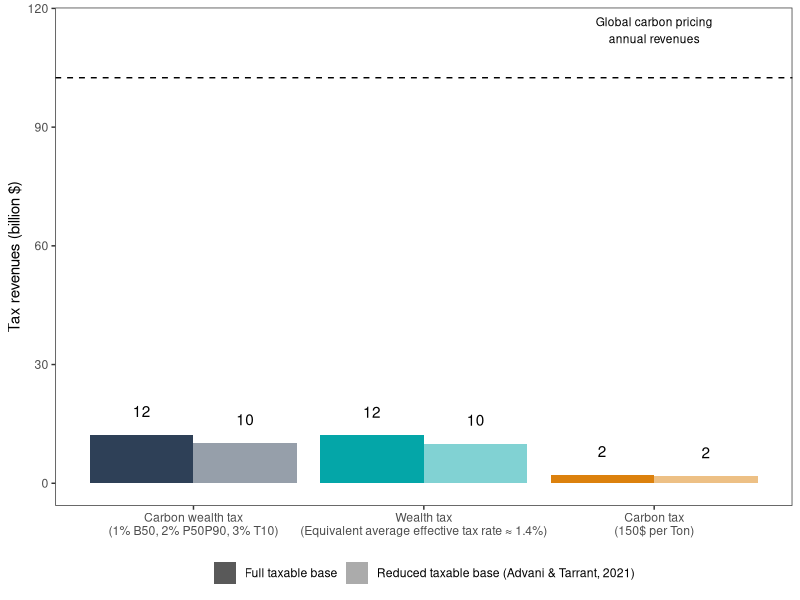
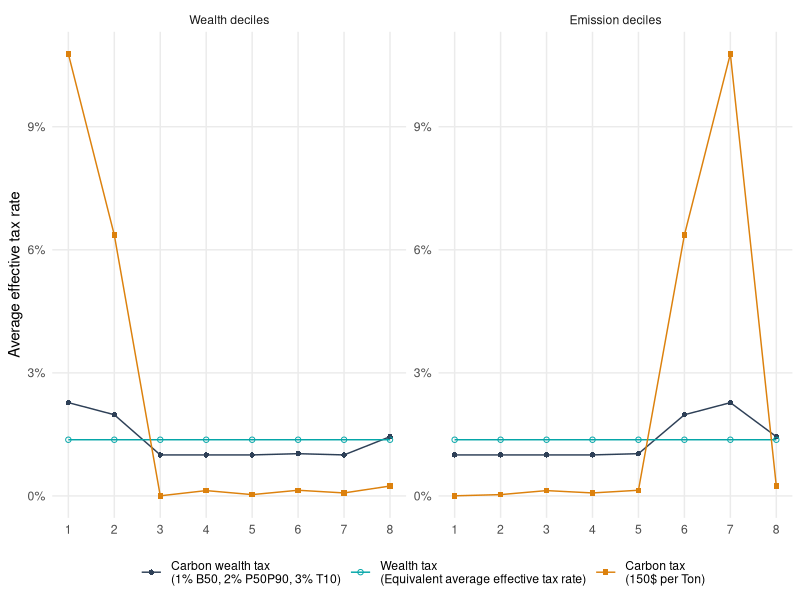

Here is the R script that generated these plots, in order:
library(tidyverse)
library(magrittr)
library(readxl)

data <- read_csv("data/example_data.csv", 
                 col_types = cols(ICB_Subsector_code = col_character()))

#remove billionaires with insufficient information
data %<>% 
  filter(!(name%in%c(
    "Sukanto Tanoto", 
    "Theo Albrecht Jr", 
    "Ray Dalio",
    "Tilman Fertitta",
    "Charles Butt & family",
    "George Kaiser",
    "Renata Kellnerova",
    "Robert Smith",
    "John Grayken",
    "Eric Smidt",
    "Tatyana Kim",
    "Daniel Kretinsky",
    "Frederik Paulsen",
    "Odd Reitan",
    "David Green")
  ))

data %>% 
  group_by(name) %>% 
  summarise(
    wealth = sum(value[asset_type!="misc"]) - sum(value[asset_type=="misc"]),
    tot_emission_baseline = sum(`tCO2e_billionaire_baseline`),
    nationality_ISO3 = nationality_single_res[1],
    multiple_nationality_ISO3 = multiple_nationality_ISO3[1],
    gender = gender[1]
  ) %>% 
  ungroup() -> data_billionaire

data_billionaire %<>% 
  mutate(
    wealth = wealth/1000000000, #bln$
    tot_emission_baseline=tot_emission_baseline/1000 #ktCO2e
  ) %>% 
  mutate(
    emission_intensity = tot_emission_baseline/wealth #ktCO2e/Bln$
  )

#### Taxation ####

data_billionaire_for_taxation <- data_billionaire %>% 
  mutate(
    wealth = wealth*1000000000,
    tot_emission_baseline = tot_emission_baseline*1000
  )

data_billionaire_for_taxation %<>% 
  mutate(
    emission_intensity = tot_emission_baseline/wealth
  )

vec_scagl_b <- quantile(data_billionaire_for_taxation$emission_intensity,seq(0.1,0.9, by=0.1))

vec_aliquota_high_progressive_b <- c(0.01,0.02,0.03) 
vec_aliquota_flat_b <- 0.0137

data_billionaire_for_taxation %>%
  mutate(
    scaglione_baseline = case_when(
      emission_intensity >= 0 & emission_intensity <= vec_scagl_b[5] ~ 1,
      emission_intensity > vec_scagl_b[5] & emission_intensity <= vec_scagl_b[9] ~ 2,
      TRUE ~ 3
    )
  ) %>% 
  mutate(
    tax_revenue_baseline = case_when(
      scaglione_baseline==1 ~ wealth*vec_aliquota_high_progressive_b[1],
      scaglione_baseline==2 ~ ((emission_intensity - vec_scagl_b[5])/emission_intensity)*wealth*vec_aliquota_high_progressive_b[2] +(1 - ((emission_intensity - vec_scagl_b[5])/emission_intensity))*wealth*vec_aliquota_high_progressive_b[1],
      TRUE ~ ((emission_intensity - vec_scagl_b[9])/emission_intensity)*wealth*vec_aliquota_high_progressive_b[3] + ((vec_scagl_b[9] - vec_scagl_b[5])/emission_intensity)*wealth*vec_aliquota_high_progressive_b[2]  + (vec_scagl_b[5]/emission_intensity)*wealth*vec_aliquota_high_progressive_b[1]
    ),
    tax_revenue_flat = wealth*vec_aliquota_flat_b,
    tax_revenue_cr = tot_emission_baseline*150
  ) %>%
  mutate(
    reduced_emissions = tot_emission_baseline*0.83,
    reduced_wealth = ifelse(tot_emission_baseline>0, wealth*0.83, wealth)
  ) %>% 
  mutate(
    scaglione_baseline_el = case_when(
      emission_intensity >= 0 & emission_intensity <= vec_scagl_b[5] ~ 1,
      emission_intensity > vec_scagl_b[5] & emission_intensity <= vec_scagl_b[9] ~ 2,
      TRUE ~ 3
    )
  ) %>% 
  mutate(
    tax_revenue_baseline_el = case_when(
      scaglione_baseline_el==1 ~ reduced_wealth*vec_aliquota_high_progressive_b[1],
      scaglione_baseline_el==2 ~ ((emission_intensity - vec_scagl_b[5])/emission_intensity)*reduced_wealth*vec_aliquota_high_progressive_b[2] +(1 - ((emission_intensity - vec_scagl_b[5])/emission_intensity))*reduced_wealth*vec_aliquota_high_progressive_b[1],
      TRUE ~ ((emission_intensity - vec_scagl_b[9])/emission_intensity)*reduced_wealth*vec_aliquota_high_progressive_b[3] + ((vec_scagl_b[9] - vec_scagl_b[5])/emission_intensity)*reduced_wealth*vec_aliquota_high_progressive_b[2]  + (vec_scagl_b[5]/emission_intensity)*reduced_wealth*vec_aliquota_high_progressive_b[1]
    ),
    tax_revenue_flat_el = reduced_wealth*vec_aliquota_flat_b,
    tax_revenue_cr_el = reduced_emissions*150
  ) -> data_tax_revenues_billionaires

data_tax_revenues_billionaires %>% 
  select(name, wealth, starts_with("tax")) %>% 
  pivot_longer(cols = starts_with("tax"),
               names_to = "variable",
               values_to = "revenue") %>% 
  mutate(
    scheme = case_when(
      str_detect(variable, "baseline") ~ "baseline",
      str_detect(variable, "flat") ~ "flat",
      str_detect(variable, "cr") ~ "cr",
      TRUE ~ NA_character_
    ),
    suffix = case_when(
      str_detect(variable, "_el$") ~ "reshuffling",
      TRUE ~ "base"
    )
  ) -> revenues_billionaires_long

revenues_billionaires_long %<>% 
  mutate(
    effective_tax_rate = revenue/wealth
  )

revenues_billionaires_long %>% 
  group_by(scheme, suffix) %>% 
  summarise(mean(effective_tax_rate))

revenues_billionaires_long %>% 
  group_by(scheme, suffix) %>% 
  summarise(
    revenue = sum(revenue)/1000000000
  ) %>% 
  ungroup() %>% 
  mutate(
    scheme = factor(scheme,
                    levels = c("baseline", "flat", "cr"),
                    labels = c("Carbon wealth tax\n(1% B50, 2% P50P90, 3% T10)", "Wealth tax\n(Equivalent average effective tax rate ≈ 1.4%)", "Carbon tax\n(150$ per Ton)")),
    suffix = factor(suffix,
                    levels = c("base", "reshuffling"),
                    labels = c("Full taxable base", "Reduced taxable base (Advani & Tarrant, 2021)"))
  ) %>% 
  ggplot() + 
  geom_bar(aes(x=scheme, y=revenue, fill=scheme, alpha=suffix), stat = "identity", position = "dodge") + 
  geom_text(aes(x=scheme, y=revenue+6, group=suffix, label = round(revenue,0)),position = position_dodge(width = 0.9)) + 
  geom_hline(aes(yintercept = 102.48), linetype=2) +
  annotate(geom="text", x=3, y=102.48+12, label="Global carbon pricing\nannual revenues", size=3) + 
  ylab("Tax revenues (billion $)") + 
  scale_fill_manual(values=c("Carbon wealth tax\n(1% B50, 2% P50P90, 3% T10)"="#2e4057", "Wealth tax\n(Equivalent average effective tax rate ≈ 1.4%)"="#04a6a8", "Carbon tax\n(150$ per Ton)"="#dc810d")) +
  scale_alpha_manual(values=c("Full taxable base"=1, "Reduced taxable base (Advani & Tarrant, 2021)"= 0.5)) +
  guides(  fill  = "none",
           alpha = guide_legend(order = 2, nrow = 1)) +
  theme_bw() + 
  theme(
    axis.title.x = element_blank(),
    panel.grid = element_blank(),
    legend.position = "bottom",
    legend.box     = "vertical", 
    legend.title = element_blank()
  )  -> g_tax_three

ggsave("charts/fig4_emission.pdf", g_tax_three, width=8, height = 4.2, device = cairo_pdf)

left_join(
  revenues_billionaires_long %>% 
    filter(suffix=="base") %>% 
    group_by(variable) %>%  
    mutate(decile = ntile(wealth, 10)) %>% 
    ungroup() %>%
    group_by(scheme, decile) %>% 
    summarise(
      effective_tax_rate_wealth = mean(effective_tax_rate)
    ) %>% 
    ungroup,
  revenues_billionaires_long %>% 
    filter(suffix=="base") %>% 
    left_join(
      .,
      data_tax_revenues_billionaires %>% select(name, tot_emission_baseline),
      by="name"
    ) %>% 
    group_by(variable) %>%  
    mutate(decile = ntile(tot_emission_baseline, 10)) %>% 
    ungroup() %>%
    group_by(scheme, decile) %>% 
    summarise(
      effective_tax_rate_emissions = mean(effective_tax_rate)
    ) %>% 
    ungroup,
  by=c("scheme", "decile")
) %>% 
  pivot_longer(-c(scheme, decile)) %>% 
  mutate(
    scheme = factor(scheme,
                    levels = c("baseline", "flat", "cr"),
                    labels = c("Carbon wealth tax\n(1% B50, 2% P50P90, 3% T10)", "Wealth tax\n(Equivalent average effective tax rate)", "Carbon tax\n(150$ per Ton)")),
    name = factor(name, 
                  levels = c("effective_tax_rate_wealth", "effective_tax_rate_emissions"),
                  labels=c("Wealth deciles", "Emission deciles"))
  ) %>% 
  ggplot() + 
  geom_point(aes(x=decile, y=value, color=scheme, shape=scheme)) +
  geom_line(aes(x=decile, y=value, color=scheme)) +
  facet_wrap(name~., scales="free") +
  scale_y_continuous(labels = scales::label_percent()) +
  scale_x_continuous(breaks = 1:10) +
  xlab("Billionaire decile")+
  ylab("Average effective tax rate") +
  scale_color_manual(values=c("Carbon wealth tax\n(1% B50, 2% P50P90, 3% T10)"="#2e4057", "Wealth tax\n(Equivalent average effective tax rate)"="#04a6a8", "Carbon tax\n(150$ per Ton)"="#dc810d")) +
  scale_shape_manual(values=c("Carbon wealth tax\n(1% B50, 2% P50P90, 3% T10)"=16, "Wealth tax\n(Equivalent average effective tax rate)"=1, "Carbon tax\n(150$ per Ton)"=15)) +
  theme_minimal() + 
  theme(
    panel.grid.minor = element_blank(),
    legend.title = element_blank(),
    legend.position = "bottom",
    axis.title.x = element_blank()
  ) -> g_prog

ggsave("charts/fig5_emission.pdf", g_prog, width=10, height = 3.5)
